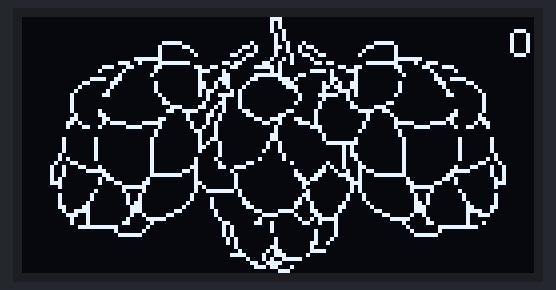
Simulated run of this program. Board: ESP32. Shown: 128×64 one-colour display.

Above: at 0.1 s.
At 7.1 s:
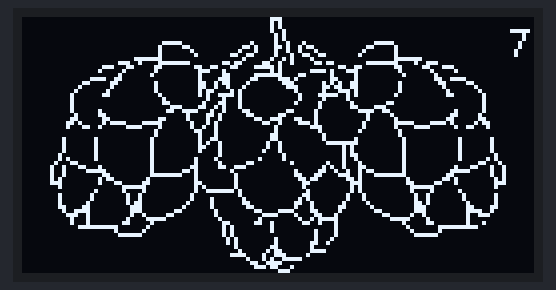
At 11.1 s:
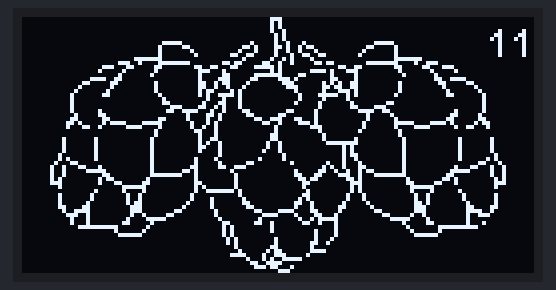
At 15.1 s:
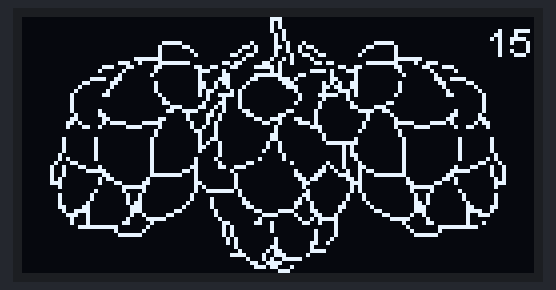
At 21.1 s:
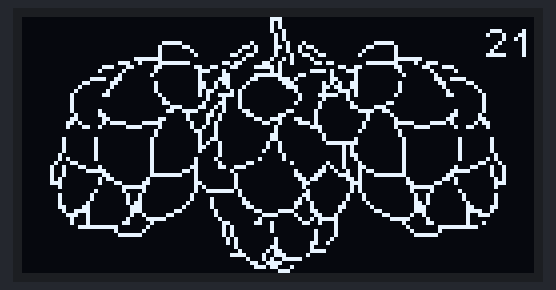
At 39.1 s:
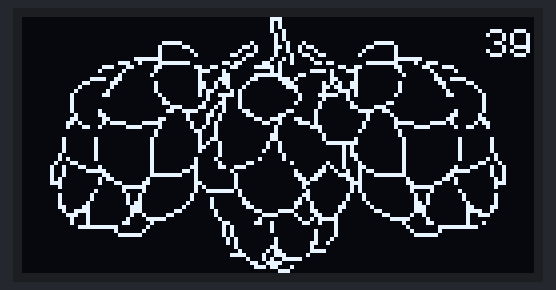

The program:

main.cpp
```cpp
// (licence header left out)
#include "Arduino.h"

 // Include the correct display library
 // For a connection via I2C using Wire include
 #include <Wire.h>  // Only needed for Arduino 1.6.5 and earlier
 #include "SSD1306.h" // alias for `#include "SSD1306Wire.h"`
 // or #include "SH1106.h" alis for `#include "SH1106Wire.h"`
 // For a connection via I2C using brzo_i2c (must be installed) include
 // #include <brzo_i2c.h> // Only needed for Arduino 1.6.5 and earlier
 // #include "SSD1306Brzo.h"
 // #include "SH1106Brzo.h"
 // For a connection via SPI include
 // #include <SPI.h> // Only needed for Arduino 1.6.5 and earlier
 // #include "SSD1306Spi.h"
 // #include "SH1106SPi.h"

// Include the UI lib
#include "OLEDDisplayUi.h"

// Include custom images
#define cones_311498_640_width 114
#define cones_311498_640_height 64
static unsigned char cones_311498_640_bits[] = {
   0x00, 0x00, 0x00, 0x00, 0x00, 0x00, 0x80, 0x03, 0x00, 0x00, 0x00, 0x00,
   0x00, 0x00, 0x00, 0x00, 0x00, 0x00, 0x00, 0x00, 0x00, 0x80, 0x02, 0x00,
   0x00, 0x00, 0x00, 0x00, 0x00, 0x00, 0x00, 0x00, 0x00, 0x00, 0x00, 0x00,
   0x80, 0x02, 0x00, 0x00, 0x00, 0x00, 0x00, 0x00, 0x00, 0x00, 0x00, 0x00,
   0x00, 0x00, 0x00, 0x80, 0x04, 0x00, 0x00, 0x00, 0x00, 0x00, 0x00, 0x00,
   0x00, 0x00, 0x00, 0x00, 0x00, 0x00, 0x00, 0x05, 0x00, 0x00, 0x00, 0x00,
   0x00, 0x00, 0x00, 0x00, 0x00, 0x00, 0x00, 0x00, 0x00, 0x00, 0x05, 0x00,
   0x00, 0x00, 0x00, 0x00, 0x00, 0x00, 0x00, 0x00, 0x00, 0xf0, 0x01, 0x00,
   0x04, 0x89, 0x00, 0x00, 0x3e, 0x00, 0x00, 0x00, 0x00, 0x00, 0x00, 0x00,
   0x08, 0x06, 0x00, 0x0b, 0x4b, 0x03, 0x80, 0x41, 0x00, 0x00, 0x00, 0x00,
   0x00, 0x00, 0x00, 0x08, 0x08, 0x80, 0x08, 0x49, 0x04, 0x40, 0x40, 0x00,
   0x00, 0x00, 0x00, 0x00, 0x00, 0x00, 0x08, 0x10, 0x60, 0x06, 0x91, 0x19,
   0x20, 0x40, 0x00, 0x00, 0x00, 0x00, 0x00, 0x00, 0xe0, 0x0f, 0x00, 0x00,
   0x81, 0x14, 0x02, 0x00, 0xc0, 0x1f, 0x00, 0x00, 0x00, 0x00, 0x00, 0x4e,
   0xf8, 0x07, 0xd8, 0x60, 0x12, 0x6c, 0x80, 0x7f, 0xc8, 0x01, 0x00, 0x00,
   0x00, 0xe0, 0x18, 0x0c, 0x30, 0x63, 0xf8, 0x02, 0x00, 0x33, 0xc0, 0x60,
   0x1c, 0x00, 0x00, 0x00, 0x10, 0x04, 0x04, 0xe0, 0x08, 0x80, 0x02, 0x5e,
   0x1c, 0x80, 0x80, 0x20, 0x00, 0x00, 0x00, 0x00, 0x02, 0x02, 0x20, 0x18,
   0xf8, 0xc3, 0x40, 0x10, 0x00, 0x01, 0x01, 0x00, 0x00, 0x00, 0x3c, 0x03,
   0x00, 0x20, 0x1c, 0x0c, 0x2e, 0xc0, 0x10, 0x00, 0x00, 0xf3, 0x00, 0x00,
   0x00, 0x83, 0x01, 0x04, 0x60, 0x1a, 0x02, 0x1c, 0x50, 0x19, 0x80, 0x00,
   0x06, 0x03, 0x00, 0x80, 0x80, 0x00, 0x04, 0x60, 0x12, 0x01, 0x38, 0xb0,
   0x19, 0x80, 0x00, 0x04, 0x04, 0x00, 0x40, 0x40, 0x00, 0x04, 0xa0, 0xa1,
   0x00, 0x20, 0x10, 0x17, 0x80, 0x00, 0x08, 0x08, 0x00, 0x20, 0x60, 0x00,
   0x08, 0xa0, 0xbc, 0x00, 0x40, 0xf8, 0x14, 0x40, 0x00, 0x18, 0x10, 0x00,
   0x20, 0x00, 0x00, 0x10, 0x80, 0x88, 0x00, 0x40, 0x10, 0x04, 0x00, 0x00,
   0x00, 0x10, 0x00, 0x20, 0x00, 0x00, 0x30, 0x40, 0x8c, 0x00, 0x20, 0x08,
   0x08, 0x30, 0x00, 0x00, 0x10, 0x00, 0x20, 0x00, 0x00, 0xc0, 0x61, 0x8a,
   0x00, 0x00, 0x08, 0x18, 0x0e, 0x00, 0x00, 0x10, 0x00, 0x20, 0x10, 0x00,
   0x60, 0x1e, 0x09, 0x03, 0x18, 0x04, 0xe0, 0x19, 0x00, 0x20, 0x10, 0x00,
   0x40, 0x30, 0x00, 0x00, 0x84, 0x05, 0x06, 0x06, 0x04, 0x80, 0x20, 0x00,
   0x30, 0x08, 0x00, 0x60, 0x60, 0x00, 0x18, 0x84, 0x04, 0x98, 0x63, 0x04,
   0x80, 0x40, 0x00, 0x18, 0x18, 0x00, 0xb0, 0xa0, 0x87, 0x0f, 0x88, 0x02,
   0x60, 0xc2, 0x05, 0x40, 0xc0, 0x87, 0x17, 0x34, 0x00, 0x10, 0x13, 0x78,
   0x08, 0x48, 0x02, 0x00, 0x01, 0x0e, 0x40, 0x40, 0x78, 0x20, 0x23, 0x00,
   0x00, 0x00, 0x00, 0x04, 0x30, 0x02, 0x00, 0x01, 0x08, 0x20, 0x80, 0x00,
   0x00, 0x00, 0x00, 0x00, 0x00, 0x00, 0x04, 0x20, 0x02, 0x80, 0x01, 0x10,
   0x00, 0x80, 0x00, 0x00, 0x00, 0x00, 0x08, 0x08, 0x00, 0x02, 0x20, 0x03,
   0x80, 0x01, 0x10, 0x10, 0x00, 0x01, 0x40, 0x40, 0x00, 0x08, 0x08, 0x00,
   0x02, 0xa0, 0x04, 0x40, 0x02, 0xe0, 0x1f, 0x00, 0x01, 0x40, 0x40, 0x00,
   0x08, 0x08, 0x00, 0x02, 0x60, 0x04, 0x40, 0x02, 0x00, 0x0a, 0x00, 0x01,
   0x40, 0x40, 0x00, 0x08, 0x08, 0x00, 0x02, 0x20, 0x04, 0x20, 0x02, 0x00,
   0x0a, 0x00, 0x01, 0x40, 0x40, 0x00, 0x04, 0x08, 0x00, 0x02, 0x00, 0x04,
   0x00, 0x04, 0x00, 0x1a, 0x00, 0x01, 0x40, 0x80, 0x00, 0x14, 0x08, 0x00,
   0x02, 0x10, 0x02, 0x10, 0x04, 0x00, 0x12, 0x00, 0x01, 0x40, 0xa0, 0x00,
   0x62, 0x00, 0x00, 0x02, 0x10, 0x04, 0x06, 0x10, 0x20, 0x22, 0x00, 0x01,
   0x00, 0x18, 0x01, 0x89, 0x11, 0x00, 0x02, 0x18, 0xcc, 0x01, 0x00, 0x50,
   0x62, 0x00, 0x01, 0x20, 0x46, 0x02, 0x09, 0x3e, 0x00, 0x02, 0x16, 0x20,
   0x00, 0x20, 0x98, 0xa4, 0x01, 0x01, 0xf0, 0x41, 0x02, 0x09, 0x60, 0x00,
   0xfe, 0x11, 0x40, 0x00, 0x60, 0x0c, 0x27, 0xfe, 0x01, 0x18, 0x40, 0x02,
   0x05, 0xd0, 0x00, 0x01, 0x10, 0x40, 0x00, 0xc0, 0x06, 0x2c, 0x00, 0x02,
   0x2c, 0x80, 0x02, 0x07, 0x10, 0x83, 0x01, 0x30, 0x40, 0x00, 0x80, 0x01,
   0x38, 0x00, 0x06, 0x23, 0x80, 0x03, 0x04, 0x00, 0xfc, 0x00, 0x50, 0x40,
   0x00, 0x80, 0x00, 0x28, 0x00, 0xfc, 0x00, 0x80, 0x00, 0x00, 0x08, 0x84,
   0x00, 0x90, 0xbf, 0x00, 0x00, 0x01, 0x28, 0x00, 0x84, 0x40, 0x00, 0x00,
   0x04, 0x04, 0x48, 0x00, 0x08, 0x80, 0x00, 0x80, 0x01, 0x44, 0x00, 0x48,
   0x80, 0x80, 0x00, 0x04, 0x04, 0x48, 0x00, 0x08, 0x01, 0x01, 0x40, 0x01,
   0x44, 0x00, 0x48, 0x80, 0x80, 0x00, 0x04, 0x02, 0x68, 0x00, 0x04, 0x01,
   0x03, 0x60, 0x02, 0x82, 0x00, 0x58, 0x00, 0x81, 0x00, 0x0c, 0x03, 0x70,
   0x00, 0x02, 0x01, 0x06, 0x20, 0x02, 0x03, 0x01, 0x38, 0x00, 0xc3, 0x00,
   0xc8, 0x03, 0x70, 0x80, 0x01, 0x02, 0x18, 0x1e, 0x06, 0x01, 0x06, 0x38,
   0x00, 0x4f, 0x00, 0x70, 0x02, 0x90, 0x60, 0x00, 0x02, 0xe0, 0x21, 0x8c,
   0x00, 0x18, 0x24, 0x00, 0x39, 0x00, 0x20, 0x02, 0x08, 0x1f, 0x00, 0x04,
   0x10, 0x40, 0xfa, 0x00, 0xe0, 0x43, 0x00, 0x01, 0x00, 0x20, 0x02, 0x0c,
   0x02, 0x00, 0x18, 0x98, 0x80, 0x89, 0x00, 0x00, 0xc1, 0x00, 0x11, 0x00,
   0x80, 0xff, 0x01, 0x01, 0x00, 0x28, 0x80, 0x00, 0x80, 0x00, 0x00, 0x02,
   0xfe, 0x07, 0x00, 0x00, 0x00, 0x81, 0x00, 0x00, 0x28, 0x80, 0x00, 0x84,
   0x00, 0x00, 0x04, 0x02, 0x00, 0x00, 0x00, 0x00, 0x7e, 0x00, 0x00, 0x28,
   0x00, 0x00, 0x84, 0x00, 0x00, 0xf8, 0x01, 0x00, 0x00, 0x00, 0x00, 0x00,
   0x00, 0x00, 0x50, 0x00, 0x01, 0x44, 0x00, 0x00, 0x00, 0x00, 0x00, 0x00,
   0x00, 0x00, 0x00, 0x00, 0x00, 0x50, 0x00, 0x01, 0x26, 0x00, 0x00, 0x00,
   0x00, 0x00, 0x00, 0x00, 0x00, 0x00, 0x00, 0x00, 0x40, 0x00, 0x01, 0x02,
   0x00, 0x00, 0x00, 0x00, 0x00, 0x00, 0x00, 0x00, 0x00, 0x00, 0x00, 0x80,
   0x00, 0x03, 0x1e, 0x00, 0x00, 0x00, 0x00, 0x00, 0x00, 0x00, 0x00, 0x00,
   0x00, 0x00, 0xe0, 0x01, 0x03, 0x01, 0x00, 0x00, 0x00, 0x00, 0x00, 0x00,
   0x00, 0x00, 0x00, 0x00, 0x00, 0x00, 0x82, 0x78, 0x00, 0x00, 0x00, 0x00,
   0x00, 0x00, 0x00, 0x00, 0x00, 0x00, 0x00, 0x00, 0x00, 0xcc, 0x01, 0x00,
   0x00, 0x00, 0x00, 0x00, 0x00, 0x00, 0x00, 0x00, 0x00, 0x00, 0x00, 0x00,
   0x38, 0x11, 0x00, 0x00, 0x00, 0x00, 0x00, 0x00, 0x00, 0x00, 0x00, 0x00,
   0x00, 0x00, 0x00, 0x00, 0x0e, 0x00, 0x00, 0x00, 0x00, 0x00, 0x00, 0x00 };

#define WiFi_Logo_width 60
#define WiFi_Logo_height 36
const uint8_t WiFi_Logo_bits[] PROGMEM = {
  0xFF, 0xFF, 0xFF, 0x00, 0x00, 0x00, 0x00, 0x00, 0x00, 0x00, 0x00, 0xF8,
  0x00, 0x00, 0x00, 0x00, 0x00, 0x00, 0x80, 0xFF, 0x07, 0x00, 0x00, 0x00,
  0x00, 0x00, 0xE0, 0xFF, 0x1F, 0x00, 0x00, 0x00, 0x00, 0x00, 0xF8, 0xFF,
  0x7F, 0x00, 0x00, 0x00, 0x00, 0x00, 0xFC, 0xFF, 0xFF, 0x00, 0x00, 0x00,
  0x00, 0x00, 0xFE, 0xFF, 0xFF, 0x01, 0x00, 0x00, 0x00, 0x00, 0xFF, 0xFF,
  0xFF, 0x03, 0x00, 0x00, 0x00, 0xFC, 0xFF, 0xFF, 0xFF, 0xFF, 0x00, 0x00,
  0x00, 0xFF, 0xFF, 0xFF, 0x07, 0xC0, 0x83, 0x01, 0x80, 0xFF, 0xFF, 0xFF,
  0x01, 0x00, 0x07, 0x00, 0xC0, 0xFF, 0xFF, 0xFF, 0x00, 0x00, 0x0C, 0x00,
  0xC0, 0xFF, 0xFF, 0x7C, 0x00, 0x60, 0x0C, 0x00, 0xC0, 0x31, 0x46, 0x7C,
  0xFC, 0x77, 0x08, 0x00, 0xE0, 0x23, 0xC6, 0x3C, 0xFC, 0x67, 0x18, 0x00,
  0xE0, 0x23, 0xE4, 0x3F, 0x1C, 0x00, 0x18, 0x00, 0xE0, 0x23, 0x60, 0x3C,
  0x1C, 0x70, 0x18, 0x00, 0xE0, 0x03, 0x60, 0x3C, 0x1C, 0x70, 0x18, 0x00,
  0xE0, 0x07, 0x60, 0x3C, 0xFC, 0x73, 0x18, 0x00, 0xE0, 0x87, 0x70, 0x3C,
  0xFC, 0x73, 0x18, 0x00, 0xE0, 0x87, 0x70, 0x3C, 0x1C, 0x70, 0x18, 0x00,
  0xE0, 0x87, 0x70, 0x3C, 0x1C, 0x70, 0x18, 0x00, 0xE0, 0x8F, 0x71, 0x3C,
  0x1C, 0x70, 0x18, 0x00, 0xC0, 0xFF, 0xFF, 0x3F, 0x00, 0x00, 0x08, 0x00,
  0xC0, 0xFF, 0xFF, 0x1F, 0x00, 0x00, 0x0C, 0x00, 0x80, 0xFF, 0xFF, 0x1F,
  0x00, 0x00, 0x06, 0x00, 0x80, 0xFF, 0xFF, 0x0F, 0x00, 0x00, 0x07, 0x00,
  0x00, 0xFE, 0xFF, 0xFF, 0xFF, 0xFF, 0x01, 0x00, 0x00, 0xF8, 0xFF, 0xFF,
  0xFF, 0x7F, 0x00, 0x00, 0x00, 0x00, 0xFE, 0xFF, 0xFF, 0x01, 0x00, 0x00,
  0x00, 0x00, 0xFC, 0xFF, 0xFF, 0x00, 0x00, 0x00, 0x00, 0x00, 0xF8, 0xFF,
  0x7F, 0x00, 0x00, 0x00, 0x00, 0x00, 0xE0, 0xFF, 0x1F, 0x00, 0x00, 0x00,
  0x00, 0x00, 0x80, 0xFF, 0x07, 0x00, 0x00, 0x00, 0x00, 0x00, 0x00, 0xFC,
  0x00, 0x00, 0x00, 0x00, 0x00, 0x00, 0x00, 0x00, 0x00, 0x00, 0x00, 0x00,
  };

const uint8_t activeSymbol[] PROGMEM = {
    B00000000,
    B00000000,
    B00011000,
    B00100100,
    B01000010,
    B01000010,
    B00100100,
    B00011000
};

const uint8_t inactiveSymbol[] PROGMEM = {
    B00000000,
    B00000000,
    B00000000,
    B00000000,
    B00011000,
    B00011000,
    B00000000,
    B00000000
};

// Use the corresponding display class:

// Initialize the OLED display using SPI
// D5 -> CLK
// D7 -> MOSI (DOUT)
// D0 -> RES
// D2 -> DC
// D8 -> CS
// SSD1306Spi        display(D0, D2, D8);
// or
// SH1106Spi         display(D0, D2);

// Initialize the OLED display using brzo_i2c
// D3 -> SDA
// D5 -> SCL
// SSD1306Brzo display(0x3c, D3, D5);
// or
// SH1106Brzo  display(0x3c, D3, D5);

// Initialize the OLED display using Wire library
SSD1306  display(0x3c, 5, 4);
// SH1106 display(0x3c, D3, D5);

OLEDDisplayUi ui     ( &display );

void msOverlay(OLEDDisplay *display, OLEDDisplayUiState* state) {
  display->setTextAlignment(TEXT_ALIGN_RIGHT);
  display->setFont(ArialMT_Plain_10);
  unsigned long runTimeMs = millis();
  unsigned long runTimeS = runTimeMs / 1000;
  display->drawString(128, 0, String(runTimeS));
}

void drawFrame1(OLEDDisplay *display, OLEDDisplayUiState* state, int16_t x, int16_t y) {
  // draw an xbm image.
  // Please note that everything that should be transitioned
  // needs to be drawn relative to x and y

  //display->drawXbm(x + 34, y + 14, WiFi_Logo_width, WiFi_Logo_height, WiFi_Logo_bits);

  display->drawXbm(x + 7, y , cones_311498_640_width, cones_311498_640_height, cones_311498_640_bits);
}


// This array keeps function pointers to all frames
// frames are the single views that slide in
FrameCallback frames[] = { drawFrame1 };

// how many frames are there?
int frameCount = 1;

// Overlays are statically drawn on top of a frame eg. a clock
OverlayCallback overlays[] = { msOverlay };
int overlaysCount = 1;

void setup() {
  Serial.begin(9600);
  Serial.println();
  Serial.println();

	// The ESP is capable of rendering 60fps in 80Mhz mode
	// but that won't give you much time for anything else
	// run it in 160Mhz mode or just set it to 30 fps
  ui.setTargetFPS(60);

	// Customize the active and inactive symbol
  ui.setActiveSymbol(activeSymbol);
  ui.setInactiveSymbol(inactiveSymbol);

  // You can change this to
  // TOP, LEFT, BOTTOM, RIGHT
  ui.setIndicatorPosition(BOTTOM);

  // Defines where the first frame is located in the bar.
  ui.setIndicatorDirection(LEFT_RIGHT);
  ui.disableAutoTransition();
  // You can change the transition that is used
  // SLIDE_LEFT, SLIDE_RIGHT, SLIDE_UP, SLIDE_DOWN
  ui.setFrameAnimation(SLIDE_LEFT);

  // Add frames
  ui.setFrames(frames, frameCount);

  // Add overlays
  ui.setOverlays(overlays, overlaysCount);
  ui.setTimePerFrame(3000);
  ui.setTimePerTransition(500);


  // Initialising the UI will init the display too.
  ui.init();

  display.flipScreenVertically();

}

int currentAnimation = 0;
unsigned long lastruntimems = 0;
void loop() {
  unsigned long runTimeMs = millis();
  if (runTimeMs > lastruntimems+2000) {
    lastruntimems = runTimeMs;
    currentAnimation = (currentAnimation + 1)%4;
    ui.setFrameAnimation(static_cast<AnimationDirection>(currentAnimation));
    ui.nextFrame();
  }

  int remainingTimeBudget = ui.update();

  if (remainingTimeBudget > 0) {
    // You can do some work here
    // Don't do stuff if you are below your
    // time budget.
    delay(remainingTimeBudget);
  }
}
```

Measured:
- what the display in image 0 shows lasts 1.0 s, from 0.0 s to 1.0 s
